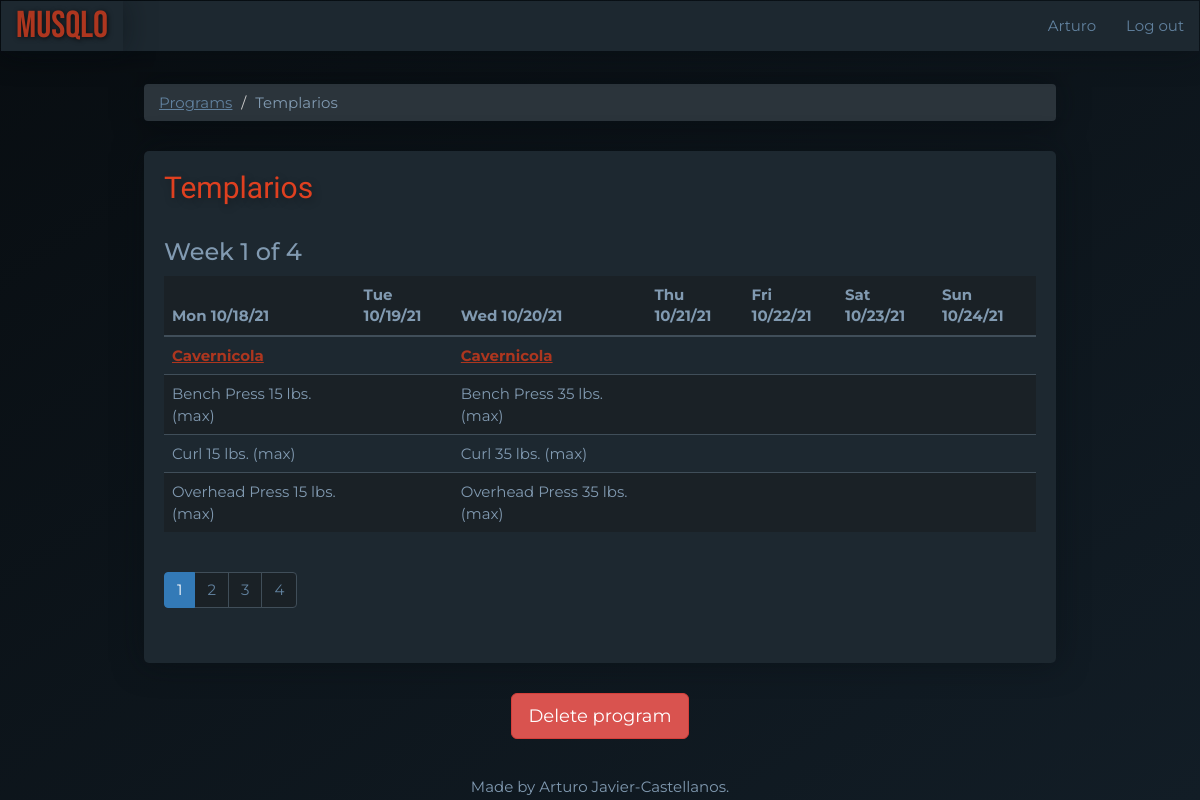
/programs/2/week/1 (signed in), run on the app's committed database.
### main.py (models this page shows)
class User(UserMixin, db.Model):
    __tablename__ = "users"
    id = Column(Integer, primary_key=True)
    email = Column(String(100), unique=True)
    password = Column(String(100))
    name = Column(String(100))
    program_templates = relationship("ProgramTemplate", back_populates="user")
    programs = relationship("Program", back_populates="user")

class Program(db.Model):
    __tablename__ = "programs"
    id = Column(Integer, primary_key=True)
    user_id = Column(Integer, ForeignKey("users.id"))
    user = relationship("User", back_populates="programs")
    name = Column(String(200), nullable=False)
    weeks = Column(Integer, nullable=False)
    workouts = relationship("Workout", back_populates="parent_program")

class Workout(db.Model):
    __tablename__ = "workouts"
    id = Column(Integer, primary_key=True)
    name = Column(String(200), nullable=False)
    week = Column(Integer, nullable=False)
    date = Column(Date, nullable=False)
    program_id = Column(Integer, ForeignKey("programs.id"))
    parent_program = relationship("Program", back_populates="workouts")
    exercises = relationship("Exercise", back_populates="parent_workout")

### main.py (the view)
@app.route("/programs/<int:program_id>/week/<int:week>", methods=["GET", "POST"])
@protect_program_week
def show_program(program_id, week):
    current_program = Program.query.get(program_id)
    earliest_workout = Workout.query.filter_by(parent_program=current_program, week=week).group_by(
        Workout.date).first()
    first_day_of_week = earliest_workout.date
    while first_day_of_week.weekday() != 0:
        first_day_of_week -= timedelta(1)
    days_of_the_week = [(first_day_of_week + timedelta(num)).strftime("%a %m/%d/%y") for num in range(7)]
    most_workouts_in_one_day = 0
    daily_workouts = []
    for day in range(7):
        workouts = [workout for workout in current_program.workouts if workout.week == week and workout.date.weekday() == day]
        if len(workouts) > most_workouts_in_one_day:
            most_workouts_in_one_day = len(workouts)
        daily_workouts.append(workouts)
    workout_layers = []
    for num in range(most_workouts_in_one_day):
        workout_layer = []
        for workouts in daily_workouts:
            try:
                new_workout = workouts[num]
            except IndexError:
                workout_layer.append(0)
            else:
                workout_layer.append(new_workout)
        workout_layers.append(workout_layer)
    exercise_layers = []
    for workout_layer in workout_layers:
        most_exercises_in_layer = 0
        for element in workout_layer:
            if isinstance(element, Workout):
                if len(element.exercises) > most_exercises_in_layer:
                    most_exercises_in_layer = len(element.exercises)
        exercise_layer = []
        for row_number in range(most_exercises_in_layer):
            row = []
            for day_number in range(7):
                element = workout_layer[day_number]
                if isinstance(element, Workout):
                    try:
                        new_exercise = element.exercises[row_number]
                    except IndexError:
                        row.append(0)
                    else:
                        exercise_weights = [set.weight for set in new_exercise.sets]
                        row.append(f"{new_exercise.type} {max(exercise_weights)} lbs. (max)")
                else:
                    row.append(0)
            exercise_layer.append(row)
        exercise_layers.append(exercise_layer)
    return render_template("show-program.html",
                           days_of_the_week=days_of_the_week,
                           program=current_program,
                           weeks=current_program.weeks,
                           current_week=week,
                           workout_layers=workout_layers,
                           exercise_layers=exercise_layers
                           )

### main.py (called while the page is built)
@login_manager.user_loader
def load_user(user_id):
    try:
        return User.query.get(int(user_id))
    except ValueError:
        return None

def protect_program_week(f):
    @wraps(f)
    def decorated_function(program_id, week, *args, **kwargs):
        requested_program = Program.query.get(program_id)
        if requested_program.user_id != current_user.id:
            return abort(403)
        return f(program_id, week, *args, **kwargs)
    return decorated_function

### templates/show-program.html
{% extends 'bootstrap/base.html' %}
{% block content %}
{% include "header.html" %}
<ol class="breadcrumb">
  <li><a href="{{url_for('dashboard')}}">Programs</a></li>
  <li class="active">{{program.name}}</li>
</ol>
<div class="card">
    <h2 class="card-title">{{ program.name }}</h2>
    <h3>Week {{ current_week }} of {{ weeks }}</h3>
    <div class="table-responsive">
    <table class="table">
        <thead>
            <tr>
                {% for day in days_of_the_week: %}
                <th>{{day}}</th>
                {% endfor %}
            </tr>
        </thead>
        <tbody>
        {% for n in range(workout_layers|length):%}
            <tr>
                {% for element in workout_layers[n]: %}
                    {% if element is integer: %}
                        <td></td>
                    {% else: %}
                        <td><a href=" {{ url_for('show_workout', workout_id=element.id) }}"><b>{{element.name}}</b></a></td>
                    {% endif %}
                {% endfor %}
            </tr>
            {% for row in exercise_layers[n]:%}
                <tr>
                    {% for cell in row %}
                         {% if cell is integer: %}
                            <td></td>
                        {% else: %}
                            <td>{{cell}}</td>
                        {% endif %}
                    {% endfor %}
                </tr>
            {% endfor %}
        {% endfor %}
        </tbody>
    </table>
    </div>
    <nav aria-label="Pagination">
      <ul class="pagination">
        {% for week in range(1, (weeks + 1)): %}
          {% if week == current_week %}
            <li class="page-item active"><a class="page-link" href="{{url_for('show_program', program_id=program.id, week=week)}}">{{ week }}</a></li>
          {% else: %}
            <li class="page-item"><a class="page-link" href="{{url_for('show_program', program_id=program.id, week=week)}}">{{ week }}</a></li>
          {% endif %}
        {% endfor %}
      </ul>
    </nav>
</div>
<div class="text-center">
    <a href="{{url_for('delete_program', program_id=program.id)}}" class="btn btn-danger btn-lg" role="button">Delete program</a>
</div>
{% include "footer.html" %}
{% endblock %}

### templates/header.html (shortened to what this page needs)
<!DOCTYPE html>
<html lang="en">
<head>
    <link href="{{ url_for('static', filename='css/styles.css')}}" rel="stylesheet">
</head>
<body>
<div id="wrap">
<nav class="navbar navbar-inverted" role="navigation">
  <div class="navbar-header">
    <a class="navbar-brand" href="{{url_for('home')}}">MUSQLO</a>
  </div>
  <div class="collapse navbar-collapse" id="navbar-links">
  <ul class="nav navbar-nav navbar-right">
    {% if current_user.is_authenticated: %}
    <li><a href="{{url_for('user')}}">{{ current_user.name }}</a></li>
    <li><a href="{{url_for('logout')}}">Log out</a></li>
    {% else: %}
    <li><a href="{{ url_for('home',_anchor='login') }}">Log in</a></li>
    <li><a href="{{ url_for('register') }}">Register</a></li>
    {% endif %}
  </ul>
  </div>
</nav>
<div id="main">
<div class="container-fluid">

### static/css/styles.css (style rules this page uses)
body { font-family: 'Montserrat', sans-serif; font-size: 1.5rem; color: #819ab1; background: linear-gradient(to bottom right, #080d11, #121d26) fixed; }
.container-fluid { padding: 1% 12%; }
.card { background-color: #1d2830; border-radius: 5px; box-shadow: 0px 0 30px rgba(8, 13, 17, 0.5); padding: 0 20px 30px; margin-bottom: 30px; }
.breadcrumb { background-color: #2b343b; box-shadow: 0px 0 30px rgba(8, 13, 17, 0.5); margin-bottom: 30px; }
.breadcrumb > .active { font-family: 'Montserrat', sans-serif; color: #819ab1; }
.breadcrumb a { color: #61819e; text-decoration: underline; }
.card-title { font-family: 'Cairo', sans-serif; font-size: 3rem; color: #df4020; padding: 20px 0 15px; margin: 0 0 8px 0; text-shadow: 2px 3px 8px rgba(0, 0, 0, .3); }
.navbar-collapse { font-family: 'Montserrat', sans-serif; background-color: #1d2830; box-shadow: 0px 0 30px rgba(8, 13, 17, 0.5); }
.navbar-collapse a { color: #61819e; }
.navbar-header { font-family: 'Montserrat', sans-serif; background-color: #1d2830; box-shadow: 0px 0 30px rgba(8, 13, 17, 0.5); }
.navbar-header a { color: #61819e; }
.navbar-inverted > .navbar-header > .navbar-brand { font-family: 'Bebas Neue', cursive; color: #ad361f; font-size: 2.5em; text-shadow: 1px 1px 5px rgba(0, 0, 0, .7); }
.table tr:nth-child(even) td { background-color: #1a2126; }
.table > thead > tr > th { background-color: #1a2126; border-bottom: 2px solid #404e59; border-top: 0; }
.table > tbody > tr > td { border-color: #404e59; }
.table a { color: #ad361f; text-decoration: underline; }
.pagination > li > a { color: #61819e; background-color: #1a2126; border: 1px solid #404e59; }
html, body { height: 100%; }
#wrap { min-height: 100%; }
#main { overflow:auto; padding-bottom: 2%; }

### data on the page
User: name "Arturo"
Program: name "Templarios"
Workout: name "Cavernicola"
Workout: name "Cavernicola"

### other printed values
{{ current_week }} "1"
{{ weeks }} "4"
{{ day }} "Mon 10/18/21" "Tue 10/19/21" "Wed 10/20/21" "Thu 10/21/21" "Fri 10/22/21" "Sat 10/23/21" "Sun 10/24/21"
{{ cell }} "Bench Press 15 lbs. (max)" "Bench Press 35 lbs. (max)" "Curl 15 lbs. (max)" "Curl 35 lbs. (max)" "Overhead Press 15 lbs. (max)" "Overhead Press 35 lbs. (max)"
{{ week }} "1"
{{ week }} "2" "3" "4"
